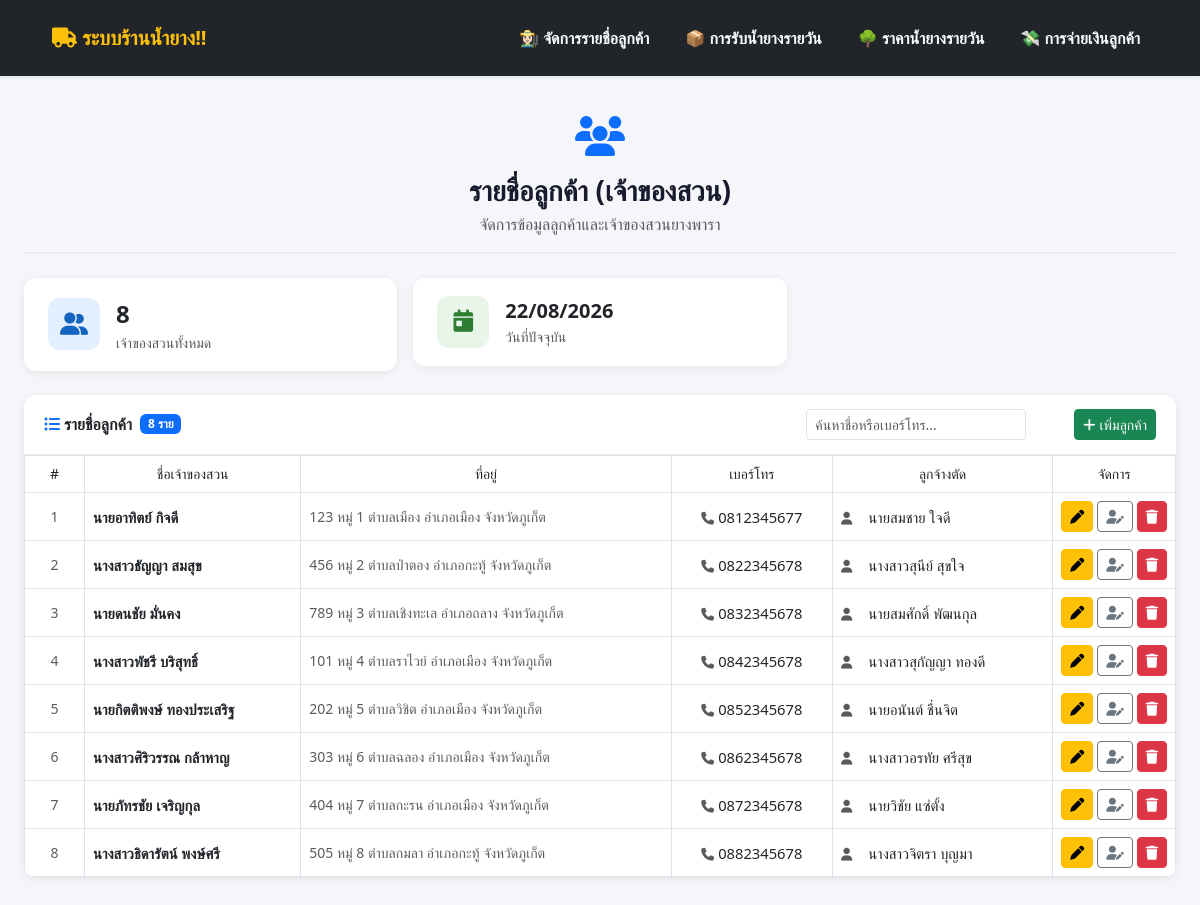
The page / on the database its author committed.
### tables this page shows
CREATE TABLE `customer` (
  `c_id` int(11) NOT NULL,
  `c_add` text NOT NULL,
  `c_tel` varchar(10) NOT NULL,
  `c_name` varchar(50) NOT NULL,
  `em_id` int(10) NOT NULL
);

CREATE TABLE `employee` (
  `em_id` int(10) NOT NULL,
  `em_name` varchar(50) NOT NULL,
  `em_add` text NOT NULL,
  `em_tel` int(10) NOT NULL
);

### index.php (the view, shortened to what this page needs)
<?php
include('config/condb.php');
include('components/menu.php');
$query  = "SELECT c.c_id, c.c_name, c.c_add, c.c_tel, e.em_name
           FROM customer AS c
           JOIN employee AS e ON c.em_id = e.em_id
           ORDER BY c.c_id ASC";
$result = mysqli_query($con, $query);
$total  = mysqli_num_rows($result);
?>
<!DOCTYPE html>
<html lang="th">
<head>
    <link rel="stylesheet" href="https://cdn.jsdelivr.net/npm/bootstrap@5.3.0/dist/css/bootstrap.min.css">
    <link rel="stylesheet" href="https://cdnjs.cloudflare.com/ajax/libs/font-awesome/6.4.2/css/all.min.css">
</head>
<body>
<div class="container-fluid px-4" style="margin-top: 30px; padding-bottom: 60px;">
    <div class="text-center mb-4 pb-3 page-header">
        <div class="mb-2" style="color:#0d6efd; font-size:2.5rem;">
            <i class="fa-solid fa-users"></i>
        </div>
        <h3 class="fw-bold mb-1" style="color:#1a1a2e;">รายชื่อลูกค้า (เจ้าของสวน)</h3>
        <p class="text-muted mb-0">จัดการข้อมูลลูกค้าและเจ้าของสวนยางพารา</p>
    </div>
    <div class="row g-3 mb-4">
        <div class="col-md-4 col-sm-6">
            <div class="stat-card">
                <div class="stat-icon blue"><i class="fa fa-user-friends"></i></div>
                <div>
                    <div class="fw-bold fs-4"><?= $total ?></div>
                    <div class="text-muted small">เจ้าของสวนทั้งหมด</div>
                </div>
            </div>
        </div>
        <div class="col-md-4 col-sm-6">
            <div class="stat-card">
                <div class="stat-icon green"><i class="fa fa-calendar-day"></i></div>
                <div>
                    <div class="fw-bold fs-5"><?= date('d/m/Y') ?></div>
                    <div class="text-muted small">วันที่ปัจจุบัน</div>
                </div>
            </div>
        </div>
    </div>
    <div class="table-card">
        <div class="card-toolbar">
            <div class="d-flex align-items-center gap-2">
                <span class="fw-bold"><i class="fa fa-list-ul me-1 text-primary"></i>รายชื่อลูกค้า</span>
                <span class="badge bg-primary"><?= $total ?> ราย</span>
            </div>
            <div class="d-flex gap-5 align-items-center">
                <input type="text" id="searchInput" class="form-control form-control-sm search-box"
                       placeholder="ค้นหาชื่อหรือเบอร์โทร…" oninput="filterTable()">
                <a href="views/cust_form_add.php" class="btn btn-success btn-sm" style="white-space: nowrap;">
                    <i class="fa-solid fa-plus me-1"></i>เพิ่มลูกค้า
                </a>
            </div>
        </div>
        <div class="table-responsive">
            <table class="table table-hover table-bordered mb-0" id="customerTable">
                <thead>
                    <tr class="text-center">
                        <th style="width:60px;">#</th>
                        <th>ชื่อเจ้าของสวน</th>
                        <th>ที่อยู่</th>
                        <th>เบอร์โทร</th>
                        <th>ลูกจ้างตัด</th>
                        <th style="width:110px;">จัดการ</th>
                    </tr>
                </thead>
                <tbody>
                <?php
                mysqli_data_seek($result, 0);
                $i = 1;
                while ($row = mysqli_fetch_assoc($result)):
                ?>
                <tr>
                    <td class="text-center text-muted small"><?= $i++ ?></td>
                    <td>
                        <span class="fw-semibold"><?= htmlspecialchars($row['c_name']) ?></span>
                    </td>
                    <td class="text-muted small"><?= htmlspecialchars($row['c_add']) ?></td>
                    <td class="text-center">
                        <i class="fa fa-phone text-muted me-1 small"></i><?= htmlspecialchars($row['c_tel']) ?>
                    </td>
                    <td>
                        <i class="fa fa-user text-muted me-3 small"></i><?= htmlspecialchars($row['em_name']) ?>
                    </td>
                    <td class="text-center">
                        <div class="d-flex gap-1 justify-content-center">
                            <a href="views/cust_form_edit.php?act=edit&ID=<?= $row['c_id'] ?>"
                               class="btn btn-warning btn-sm" title="แก้ไขข้อมูล">
                                <i class="fa fa-pen"></i>
                            </a>
                            <a href="views/em_form_edit.php?act=edit&ID=<?= $row['c_id'] ?>"
                               class="btn btn-outline-secondary btn-sm" title="แก้ไขลูกจ้าง">
                                <i class="fa fa-user-edit"></i>
                            </a>
                            <a href="actions/cust_del_db.php?ID=<?= $row['c_id'] ?>"
                               onclick="return confirm('ยืนยันการลบรายชื่อลูกค้านี้?')"
                               class="btn btn-danger btn-sm" title="ลบ">
                                <i class="fa fa-trash"></i>
                            </a>
                        </div>
                    </td>
                </tr>
                <?php endwhile; ?>
                </tbody>
            </table>
        </div>
    </div>
</div>
</body>
</html>

### components/menu.php (shortened to what this page needs)
<!DOCTYPE html>
<html lang="th">
<head>
  <link rel="stylesheet" href="https://cdn.jsdelivr.net/npm/bootstrap@5.3.0/dist/css/bootstrap.min.css">
  <link rel="stylesheet" href="https://cdnjs.cloudflare.com/ajax/libs/font-awesome/6.4.2/css/all.min.css">
</head>
<body>
<nav class="navbar navbar-expand-lg bg-dark navbar-dark shadow-sm">
  <div class="container">
    <a class="navbar-brand fw-bold text-warning" href="/Farm/index.php">
      <i class="fa-solid fa-truck" ></i> ระบบร้านน้ำยาง!!
    </a>
    <div class="collapse navbar-collapse" id="navbarSupportedContent">
      <ul class="navbar-nav ms-auto">
      <li class="nav-item">
          <a class="nav-link text-light fw-semibold" href="/Farm/index.php">👩🏻‍🌾 จัดการรายชื่อลูกค้า</a>
        </li>
        <li class="nav-item">
          <a class="nav-link text-light fw-semibold" href="/Farm/views/daily_rubber_receive.php">📦 การรับน้ำยางรายวัน</a>
        </li>
        <li class="nav-item">
          <a class="nav-link text-light fw-semibold" href="/Farm/views/daily_price.php">🌳 ราคาน้ำยางรายวัน</a>
        </li>
        <li class="nav-item">
          <a class="nav-link text-light fw-semibold" href="/Farm/views/payment.php">💸 การจ่ายเงินลูกค้า</a>
        </li>
      </ul>
    </div>
  </div>
</nav>
</body>
</html>

### components/menu.php (style rules this page uses)
nav { width: 100%; background-color: #333; padding: 20px; position: fixed; top: 0; left: 0; z-index: 1000; }
nav a { color: white; text-decoration: none; margin: 10px; }
.navbar-nav .nav-link { transition: 0.3s; }
body { margin-top: 80px; }

### index.php (style rules this page uses)
body { background: #f5f6fa; font-family: 'Segoe UI', sans-serif; }
.page-header { border-bottom: 2px solid #e9ecef; }
.stat-card { background: #fff; border-radius: 12px; padding: 18px 24px; box-shadow: 0 2px 8px rgba(0,0,0,.07); display: flex; align-items: center; gap: 16px; }
.stat-icon { width: 52px; height: 52px; border-radius: 12px; display: flex; align-items: center; justify-content: center; font-size: 1.4rem; }
.stat-icon.blue { background: #e3f0ff; color: #1565c0; }
.stat-icon.green { background: #e8f5e9; color: #2e7d32; }
.table-card { background: #fff; border-radius: 12px; box-shadow: 0 2px 8px rgba(0,0,0,.07); overflow: hidden; }
.table-card .card-toolbar { padding: 14px 20px; border-bottom: 1px solid #e9ecef; display: flex; justify-content: space-between; align-items: center; }
table thead th { background: #1a1a2e; color: #fff; font-weight: 500; font-size: 0.87rem; white-space: nowrap; vertical-align: middle; }
table tbody td { vertical-align: middle; font-size: 0.92rem; }
.search-box { max-width: 260px; }

### rows shown on the page
customer: c_name "นายอาทิตย์ กิจดี", c_add "123 หมู่ 1 ตำบลเมือง อำเภอเมือง จังหวัดภูเก็ต", c_tel "0812345677", em.em_name "นายสมชาย ใจดี"
customer: c_name "นางสาวธัญญา สมสุข", c_add "456 หมู่ 2 ตำบลป่าตอง อำเภอกะทู้ จังหวัดภูเก็ต", c_tel "0822345678", em.em_name "นางสาวสุนีย์ สุขใจ"
customer: c_name "นายดนชัย มั่นคง", c_add "789 หมู่ 3 ตำบลเชิงทะเล อำเภอถลาง จังหวัดภูเก็ต", c_tel "0832345678", em.em_name "นายสมศักดิ์ พัฒนกุล"
customer: c_name "นางสาวพัชรี บริสุทธิ์", c_add "101 หมู่ 4 ตำบลราไวย์ อำเภอเมือง จังหวัดภูเก็ต", c_tel "0842345678", em.em_name "นางสาวสุกัญญา ทองดี"
customer: c_name "นายกิตติพงษ์ ทองประเสริฐ", c_add "202 หมู่ 5 ตำบลวิชิต อำเภอเมือง จังหวัดภูเก็ต", c_tel "0852345678", em.em_name "นายอนันต์ ชื่นจิต"
customer: c_name "นางสาวศิริวรรณ กล้าหาญ", c_add "303 หมู่ 6 ตำบลฉลอง อำเภอเมือง จังหวัดภูเก็ต", c_tel "0862345678", em.em_name "นางสาวอรทัย ศรีสุข"
customer: c_name "นายภัทรชัย เจริญกุล", c_add "404 หมู่ 7 ตำบลกะรน อำเภอเมือง จังหวัดภูเก็ต", c_tel "0872345678", em.em_name "นายวิชัย แซ่ตั้ง"
customer: c_name "นางสาวธิดารัตน์ พงษ์ศรี", c_add "505 หมู่ 8 ตำบลกมลา อำเภอกะทู้ จังหวัดภูเก็ต", c_tel "0882345678", em.em_name "นางสาวจิตรา บุญมา"

### other values the page prints
$total "8"
